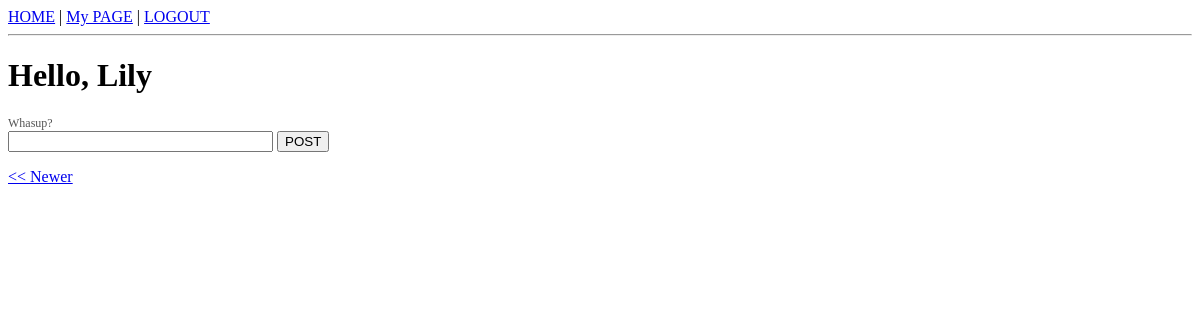
Page /index/2 (signed in) on the earlier database version.
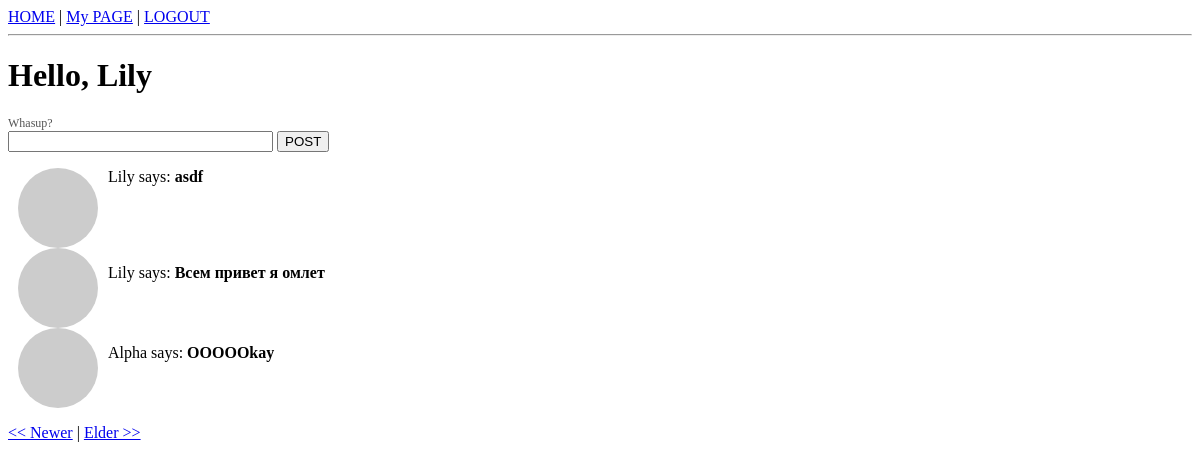
Same page on the later database version.
### app/models.py (models this page shows, shortened)
class User(db.Model):
	id = db.Column(db.Integer, primary_key = True)
	name = db.Column(db.String(64))
	login = db.Column(db.String(64), index = True, unique = True)
	password = db.Column(db.String(64))
	role = db.Column(db.SmallInteger, default=ROLE_USER)
	posts = db.relationship('Post', backref='author', lazy='dynamic')
	about_me = db.Column(db.String(140))
	last_seen = db.Column(db.DateTime)
	followed = db.relationship('User', secondary=followers,
		primaryjoin = (followers.c.follower_id == id),
		secondaryjoin = (followers.c.followed_id == id),
		backref = db.backref('followers', lazy='dynamic'),
		lazy='dynamic')
	def get_avatar(self, size):
		return 'http://www.gravatar.com/avatar/{}?d=mm&s={}'.format(md5(self.login.encode('utf-8')).hexdigest(), str(size))
	def followed_posts(self):
		return Post.query.join(followers, (followers.c.followed_id == Post.user_id)).filter(followers.c.follower_id==self.id).order_by(Post.timestamp.desc())

class Post(db.Model):
	id = db.Column(db.Integer, primary_key=True)
	body = db.Column(db.String(140))
	timestamp = db.Column(db.DateTime)
	user_id = db.Column(db.Integer, db.ForeignKey('user.id'))

### app/views.py (the view)
@app.route('/', methods=['GET', 'POST'])
@app.route('/index', methods=['GET', 'POST'])
@app.route('/index/<int:page>', methods=['GET', 'POST'])
@login_required
def index(page=1):
	user = g.user
	form = PostForm()
	if form.validate_on_submit():
		post = Post(body=form.post.data, timestamp = datetime.utcnow(), author=g.user)
		db.session.add(post)
		db.session.commit()
		flash('Post done')
		return redirect(url_for('index'))
	posts = user.followed_posts().paginate(page, POSTS_PER_PAGE, False)
	return render_template("index.html", title='Home', user=user, posts=posts, form=form)

### app/forms.py
class PostForm(FlaskForm):
	post = TextField('post', validators=[Required()])

### app/models.py (called while the page is built)
@lm.user_loader
def load_user(id):
	return User.query.get(int(id))

### app/views.py (called while the page is built)
@app.before_request
def before_request():
	g.user = current_user
	if g.user.is_authenticated:
		g.user.last_seen = datetime.utcnow()
		db.session.add(g.user)
		db.session.commit()

### app/templates/index.html (shortened to what this page needs)
{% extends "base.html" %}
{% block content %}
<h1>Hello, {{user.name}}</h1>
<div class='container'>
	<form method='post' name='post'>
		<p class='text-muted'>Whasup?</p>
		{{ form.post(size=30, maxlength=140) }}
		<input type='submit' value='POST'>
	</form>
{% for post in posts.items %}
	{% include 'post.html' %}
{% endfor %}
<p>
	{% if posts.has_prev %}
		<a href='{{ url_for("index", page=posts.prev_num) }}'><< Newer</a>
	{% endif %}
	{% if posts.has_prev and posts.has_next %}|{% endif %}
	{% if posts.has_next %}
		<a href='{{ url_for("index", page=posts.next_num) }}'>Elder >></a>
	{% endif %}
</p>
</div>
{% endblock %}

### app/templates/base.html (shortened to what this page needs)
<html>
	<head>
	</head>
	<body>
		<nav>
			<a href='/'>HOME</a>
			{% if g.user.is_authenticated %}
			| <a href="{{ url_for('user_page', login=g.user.login) }}">My PAGE</a>
			| <a href="{{url_for('logout')}}">LOGOUT</a>
			{% endif %}
		</nav>
		<hr>
		{% block content %}{% endblock%}
	</body>
</html>

### app/templates/post.html (shortened to what this page needs)
<img style="border-radius:50%; float: left; padding: 0px 10px" src="{{ post.author.get_avatar(30) }}">
<p>{{post.author.name}} says: <b>{{post.body}}</b></p>

### app/templates/base.html (style rules this page uses)
.text-muted { font-size: 12px; color: #555; margin: 0px; }

Differences in the rows shown:
added Post: author.name "Lily", body "asdf"
added Post: author.name "Lily", body "Всем привет я омлет"
added Post: author.name "Alpha", body "OOOOOkay"
Other differences:
text now shown: "| Elder >>"
